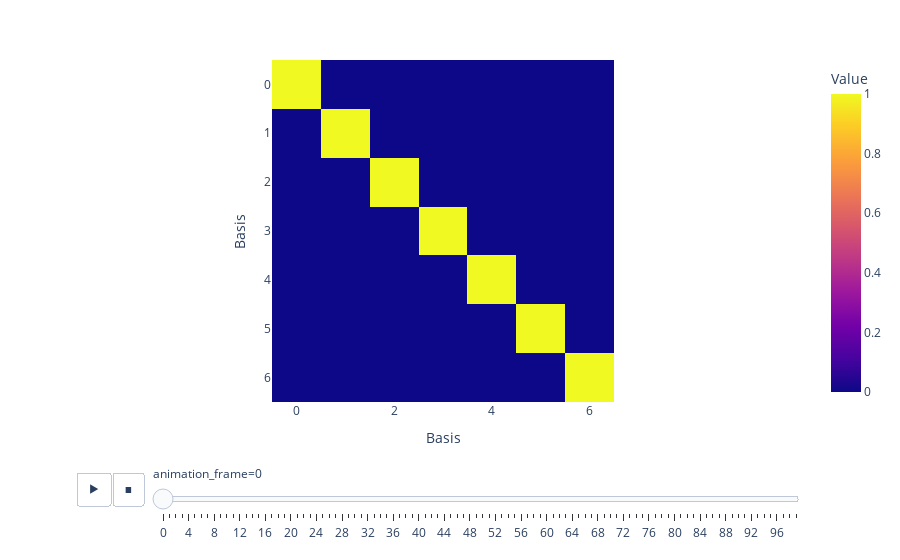

This figure's notebook cell:
### Code cell
irreps_hamiltonian = o3.Irreps("2x0e + 1x1o + 2x0e")
print(f"Dimension of the Hamiltonian space: {irreps_hamiltonian.dim}")

D_matrices = []
for idx, angle in enumerate(angles):
    alpha, beta, gamma = angle

    rotation_matrix = rotate_three_dimensions(alpha, beta, gamma)
    rotation_matrix = torch.tensor(rotation_matrix)
    if idx == 0:
        rotation_matrix_0 = rotation_matrix

    # Reference the rotation matrix to the first one
    rotation_matrix = rotation_matrix @ rotation_matrix_0.T

    D_matrix = irreps_hamiltonian.D_from_matrix(rotation_matrix)
    D_matrices.append(D_matrix)

D_matrices = torch.stack(D_matrices)
# Convert to numpy array
D_matrices = D_matrices.detach().numpy()

fig = px.imshow(
    D_matrices, animation_frame=0, labels=dict(x="Basis", y="Basis", color="Value")
)
fig.show()

### Figure 1 — Plotly figure (JSON) as saved in the notebook; plotly's stock layout.template omitted (floating-point values rounded to 4 significant figures)
{"data": [{"coloraxis": "coloraxis", "hovertemplate": "Basis: %{x}<br>Basis: %{y}<br>Value: %{z}<extra></extra>", "name": "0", "type": "heatmap", "xaxis": "x", "yaxis": "y", "z": [[1, 0, 0, 0, 0, 0, 0], [0, 1, 0, 0, 0, 0, 0], [0, 0, 1.0, 0, -3.745e-07, 0, 0], [0, 0, 0, 1, 0, 0, 0], [0, 0, 3.745e-07, 0, 1.0, 0, 0], [0, 0, 0, 0, 0, 1, 0], [0, 0, 0, 0, 0, 0, 1]]}], "layout": {"coloraxis": {"colorbar": {"title": {"text": "Value"}}, "colorscale": [[0, "#0d0887"], [0.1111, "#46039f"], [0.2222, "#7201a8"], [0.3333, "#9c179e"], [0.4444, "#bd3786"], [0.5556, "#d8576b"], [0.6667, "#ed7953"], [0.7778, "#fb9f3a"], [0.8889, "#fdca26"], [1, "#f0f921"]]}, "margin": {"t": 60}, "sliders": [{"active": 0, "currentvalue": {"prefix": "animation_frame="}, "len": 0.9, "pad": {"b": 10, "t": 60}, "steps": [{"args": [["0"], {"frame": {"duration": 0, "redraw": true}, "fromcurrent": true, "mode": "immediate", "transition": {"duration": 0, "easing": "linear"}}], "label": "0", "method": "animate"}, {"args": [["1"], {"frame": {"duration": 0, "redraw": true}, "fromcurrent": true, "mode": "immediate", "transition": {"duration": 0, "easing": "linear"}}], "label": "1", "method": "animate"}, {"args": [["2"], {"frame": {"duration": 0, "redraw": true}, "fromcurrent": true, "mode": "immediate", "transition": {"duration": 0, "easing": "linear"}}], "label": "2", "method": "animate"}, {"args": [["3"], {"frame": {"duration": 0, "redraw": true}, "fromcurrent": true, "mode": "immediate", "transition": {"duration": 0, "easing": "linear"}}], "label": "3", "method": "animate"}, {"args": [["4"], {"frame": {"duration": 0, "redraw": true}, "fromcurrent": true, "mode": "immediate", "transition": {"duration": 0, "easing": "linear"}}], "label": "4", "method": "animate"}, {"args": [["5"], {"frame": {"duration": 0, "redraw": true}, "fromcurrent": true, "mode": "immediate", "transition": {"duration": 0, "easing": "linear"}}], "label": "5", "method": "animate"}, {"args": [["6"], {"frame": {"duration": 0, "redraw": true}, "fromcurrent": true, "mode": "immediate", "transition": {"duration": 0, "easing": "linear"}}], "label": "6", "method": "animate"}, {"args": [["7"], {"frame": {"duration": 0, "redraw": true}, "fromcurrent": true, "mode": "immediate", "transition": {"duration": 0, "easing": "linear"}}], "label": "7", "method": "animate"}, {"args": [["8"], {"frame": {"duration": 0, "redraw": true}, "fromcurrent": true, "mode": "immediate", "transition": {"duration": 0, "easing": "linear"}}], "label": "8", "method": "animate"}, {"args": [["9"], {"frame": {"duration": 0, "redraw": true}, "fromcurrent": true, "mode": "immediate", "transition": {"duration": 0, "easing": "linear"}}], "label": "9", "method": "animate"}, {"args": [["10"], {"frame": {"duration": 0, "redraw": true}, "fromcurrent": true, "mode": "immediate", "transition": {"duration": 0, "easing": "linear"}}], "label": "10", "method": "animate"}, {"args": [["11"], {"frame": {"duration": 0, "redraw": true}, "fromcurrent": true, "mode": "immediate", "transition": {"duration": 0, "easing": "linear"}}], "label": "11", "method": "animate"}, {"args": [["12"], {"frame": {"duration": 0, "redraw": true}, "fromcurrent": true, "mode": "immediate", "transition": {"duration": 0, "easing": "linear"}}], "label": "12", "method": "animate"}, {"args": [["13"], {"frame": {"duration": 0, "redraw": true}, "fromcurrent": true, "mode": "immediate", "transition": {"duration": 0, "easing": "linear"}}], "label": "13", "method": "animate"}, {"args": [["14"], {"frame": {"duration": 0, "redraw": true}, "fromcurrent": true, "mode": "immediate", "transition": {"duration": 0, "easing": "linear"}}], "label": "14", "method": "animate"}, {"args": [["15"], {"frame": {"duration": 0, "redraw": true}, "fromcurrent": true, "mode": "immediate", "transition": {"duration": 0, "easing": "linear"}}], "label": "15", "method": "animate"}, {"args": [["16"], {"frame": {"duration": 0, "redraw": true}, "fromcurrent": true, "mode": "immediate", "transition": {"duration": 0, "easing": "linear"}}], "label": "16", "method": "animate"}, {"args": [["17"], {"frame": {"duration": 0, "redraw": true}, "fromcurrent": true, "mode": "immediate", "transition": {"duration": 0, "easing": "linear"}}], "label": "17", "method": "animate"}, {"args": [["18"], {"frame": {"duration": 0, "redraw": true}, "fromcurrent": true, "mode": "immediate", "transition": {"duration": 0, "easing": "linear"}}], "label": "18", "method": "animate"}, {"args": [["19"], {"frame": {"duration": 0, "redraw": true}, "fromcurrent": true, "mode": "immediate", "transition": {"duration": 0, "easing": "linear"}}], "label": "19", "method": "animate"}, {"args": [["20"], {"frame": {"duration": 0, "redraw": true}, "fromcurrent": true, "mode": "immediate", "transition": {"duration": 0, "easing": "linear"}}], "label": "20", "method": "animate"}, {"args": [["21"], {"frame": {"duration": 0, "redraw": true}, "fromcurrent": true, "mode": "immediate", "transition": {"duration": 0, "easing": "linear"}}], "label": "21", "method": "animate"}, {"args": [["22"], {"frame": {"duration": 0, "redraw": true}, "fromcurrent": true, "mode": "immediate", "transition": {"duration": 0, "easing": "linear"}}], "label": "22", "method": "animate"}, {"args": [["23"], {"frame": {"duration": 0, "redraw": true}, "fromcurrent": true, "mode": "immediate", "transition": {"duration": 0, "easing": "linear"}}], "label": "23", "method": "animate"}, {"args": [["24"], {"frame": {"duration": 0, "redraw": true}, "fromcurrent": true, "mode": "immediate", "transition": {"duration": 0, "easing": "linear"}}], "label": "24", "method": "animate"}, {"args": [["25"], {"frame": {"duration": 0, "redraw": true}, "fromcurrent": true, "mode": "immediate", "transition": {"duration": 0, "easing": "linear"}}], "label": "25", "method": "animate"}, {"args": [["26"], {"frame": {"duration": 0, "redraw": true}, "fromcurrent": true, "mode": "immediate", "transition": {"duration": 0, "easing": "linear"}}], "label": "26", "method": "animate"}, {"args": [["27"], {"frame": {"duration": 0, "redraw": true}, "fromcurrent": true, "mode": "immediate", "transition": {"duration": 0, "easing": "linear"}}], "label": "27", "method": "animate"}, {"args": [["28"], {"frame": {"duration": 0, "redraw": true}, "fromcurrent": true, "mode": "immediate", "transition": {"duration": 0, "easing": "linear"}}], "label": "28", "method": "animate"}, {"args": [["29"], {"frame": {"duration": 0, "redraw": true}, "fromcurrent": true, "mode": "immediate", "transition": {"duration": 0, "easing": "linear"}}], "label": "29", "method": "animate"}, {"args": [["30"], {"frame": {"duration": 0, "redraw": true}, "fromcurrent": true, "mode": "immediate", "transition": {"duration": 0, "easing": "linear"}}], "label": "30", "method": "animate"}, {"args": [["31"], {"frame": {"duration": 0, "redraw": true}, "fromcurrent": true, "mode": "immediate", "transition": {"duration": 0, "easing": "linear"}}], "label": "31", "method": "animate"}, {"args": [["32"], {"frame": {"duration": 0, "redraw": true}, "fromcurrent": true, "mode": "immediate", "transition": {"duration": 0, "easing": "linear"}}], "label": "32", "method": "animate"}, {"args": [["33"], {"frame": {"duration": 0, "redraw": true}, "fromcurrent": true, "mode": "immediate", "transition": {"duration": 0, "easing": "linear"}}], "label": "33", "method": "animate"}, {"args": [["34"], {"frame": {"duration": 0, "redraw": true}, "fromcurrent": true, "mode": "immediate", "transition": {"duration": 0, "easing": "linear"}}], "label": "34", "method": "animate"}, {"args": [["35"], {"frame": {"duration": 0, "redraw": true}, "fromcurrent": true, "mode": "immediate", "transition": {"duration": 0, "easing": "linear"}}], "label": "35", "method": "animate"}, {"args": [["36"], {"frame": {"duration": 0, "redraw": true}, "fromcurrent": true, "mode": "immediate", "transition": {"duration": 0, "easing": "linear"}}], "label": "36", "method": "animate"}, {"args": [["37"], {"frame": {"duration": 0, "redraw": true}, "fromcurrent": true, "mode": "immediate", "transition": {"duration": 0, "easing": "linear"}}], "label": "37", "method": "animate"}, {"args": [["38"], {"frame": {"duration": 0, "redraw": true}, "fromcurrent": true, "mode": "immediate", "transition": {"duration": 0, "easing": "linear"}}], "label": "38", "method": "animate"}, {"args": [["39"], {"frame": {"duration": 0, "redraw": true}, "fromcurrent": true, "mode": "immediate", "transition": {"duration": 0, "easing": "linear"}}], "label": "39", "method": "animate"}, {"args": [["40"], {"frame": {"duration": 0, "redraw": true}, "fromcurrent": true, "mode": "immediate", "transition": {"duration": 0, "easing": "linear"}}], "label": "40", "method": "animate"}, {"args": [["41"], {"frame": {"duration": 0, "redraw": true}, "fromcurrent": true, "mode": "immediate", "transition": {"duration": 0, "easing": "linear"}}], "label": "41", "method": "animate"}, {"args": [["42"], {"frame": {"duration": 0, "redraw": true}, "fromcurrent": true, "mode": "immediate", "transition": {"duration": 0, "easing": "linear"}}], "label": "42", "method": "animate"}, {"args": [["43"], {"frame": {"duration": 0, "redraw": true}, "fromcurrent": true, "mode": "immediate", "transition": {"duration": 0, "easing": "linear"}}], "label": "43", "method": "animate"}, {"args": [["44"], {"frame": {"duration": 0, "redraw": true}, "fromcurrent": true, "mode": "immediate", "transition": {"duration": 0, "easing": "linear"}}], "label": "44", "method": "animate"}, {"args": [["45"], {"frame": {"duration": 0, "redraw": true}, "fromcurrent": true, "mode": "immediate", "transition": {"duration": 0, "easing": "linear"}}], "label": "45", "method": "animate"}, {"args": [["46"], {"frame": {"duration": 0, "redraw": true}, "fromcurrent": true, "mode": "immediate", "transition": {"duration": 0, "easing": "linear"}}], "label": "46", "method": "animate"}, {"args": [["47"], {"frame": {"duration": 0, "redraw": true}, "fromcurrent": true, "mode": "immediate", "transition": {"duration": 0, "easing": "linear"}}], "label": "47", "method": "animate"}, {"args": [["48"], {"frame": {"duration": 0, "redraw": true}, "fromcurrent": true, "mode": "immediate", "transition": {"duration": 0, "easing": "linear"}}], "label": "48", "method": "animate"}, {"args": [["49"], {"frame": {"duration": 0, "redraw": true}, "fromcurrent": true, "mode": "immediate", "transition": {"duration": 0, "easing": "linear"}}], "label": "49", "method": "animate"}, {"args": [["50"], {"frame": {"duration": 0, "redraw": true}, "fromcurrent": true, "mode": "immediate", "transition": {"duration": 0, "easing": "linear"}}], "label": "50", "method": "animate"}, {"args": [["51"], {"frame": {"duration": 0, "redraw": true}, "fromcurrent": true, "mode": "immediate", "transition": {"duration": 0, "easing": "linear"}}], "label": "51", "method": "animate"}, {"args": [["52"], {"frame": {"duration": 0, "redraw": true}, "fromcurrent": true, "mode": "immediate", "transition": {"duration": 0, "easing": "linear"}}], "label": "52", "method": "animate"}, {"args": [["53"], {"frame": {"duration": 0, "redraw": true}, "fromcurrent": true, "mode": "immediate", "transition": {"duration": 0, "easing": "linear"}}], "label": "53", "method": "animate"}, {"args": [["54"], {"frame": {"duration": 0, "redraw": true}, "fromcurrent": true, "mode": "immediate", "transition": {"duration": 0, "easing": "linear"}}], "label": "54", "method": "animate"}, {"args": [["55"], {"frame": {"duration": 0, "redraw": true}, "fromcurrent": true, "mode": "immediate", "transition": {"duration": 0, "easing": "linear"}}], "label": "55", "method": "animate"}, {"args": [["56"], {"frame": {"duration": 0, "redraw": true}, "fromcurrent": true, "mode": "immediate", "transition": {"duration": 0, "easing": "linear"}}], "label": "56", "method": "animate"}, {"args": [["57"], {"frame": {"duration": 0, "redraw": true}, "fromcurrent": true, "mode": "immediate", "transition": {"duration": 0, "easing": "linear"}}], "label": "57", "method": "animate"}, {"args": [["58"], {"frame": {"duration": 0, "redraw": true}, "fromcurrent": true, "mode": "immediate", "transition": {"duration": 0, "easing": "linear"}}], "label": "58", "method": "animate"}, {"args": [["59"], {"frame": {"duration": 0, "redraw": true}, "fromcurrent": true, "mode": "immediate", "transition": {"duration": 0, "easing": "linear"}}], "label": "59", "method": "animate"}, {"args": [["60"], {"frame": {"duration": 0, "redraw": true}, "fromcurrent": true, "mode": "immediate", "transition": {"duration": 0, "easing": "linear"}}], "label": "60", "method": "animate"}, {"args": [["61"], {"frame": {"duration": 0, "redraw": true}, "fromcurrent": true, "mode": "immediate", "transition": {"duration": 0, "easing": "linear"}}], "label": "61", "method": "animate"}, {"args": [["62"], {"frame": {"duration": 0, "redraw": true}, "fromcurrent": true, "mode": "immediate", "transition": {"duration": 0, "easing": "linear"}}], "label": "62", "method": "animate"}, {"args": [["63"], {"frame": {"duration": 0, "redraw": true}, "fromcurrent": true, "mode": "immediate", "transition": {"duration": 0, "easing": "linear"}}], "label": "63", "method": "animate"}, {"args": [["64"], {"frame": {"duration": 0, "redraw": true}, "fromcurrent": true, "mode": "immediate", "transition": {"duration": 0, "easing": "linear"}}], "label": "64", "method": "animate"}, {"args": [["65"], {"frame": {"duration": 0, "redraw": true}, "fromcurrent": true, "mode": "immediate", "transition": {"duration": 0, "easing": "linear"}}], "label": "65", "method": "animate"}, {"args": [["66"], {"frame": {"duration": 0, "redraw": true}, "fromcurrent": true, "mode": "immediate", "transition": {"duration": 0, "easing": "linear"}}], "label": "66", "method": "animate"}, {"args": [["67"], {"frame": {"duration": 0, "redraw": true}, "fromcurrent": true, "mode": "immediate", "transition": {"duration": 0, "easing": "linear"}}], "label": "67", "method": "animate"}, {"args": [["68"], {"frame": {"duration": 0, "redraw": true}, "fromcurrent": true, "mode": "immediate", "transition": {"duration": 0, "easing": "linear"}}], "label": "68", "method": "animate"}, {"args": [["69"], {"frame": {"duration": 0, "redraw": true}, "fromcurrent": true, "mode": "immediate", "transition": {"duration": 0, "easing": "linear"}}], "label": "69", "method": "animate"}, {"args": [["70"], {"frame": {"duration": 0, "redraw": true}, "fromcurrent": true, "mode": "immediate", "transition": {"duration": 0, "easing": "linear"}}], "label": "70", "method": "animate"}, {"args": [["71"], {"frame": {"duration": 0, "redraw": true}, "fromcurrent": true, "mode": "immediate", "transition": {"duration": 0, "easing": "linear"}}], "label": "71", "method": "animate"}, {"args": [["72"], {"frame": {"duration": 0, "redraw": true}, "fromcurrent": true, "mode": "immediate", "transition": {"duration": 0, "easing": "linear"}}], "label": "72", "method": "animate"}, {"args": [["73"], {"frame": {"duration": 0, "redraw": true}, "fromcurrent": true, "mode": "immediate", "transition": {"duration": 0, "easing": "linear"}}], "label": "73", "method": "animate"}, {"args": [["74"], {"frame": {"duration": 0, "redraw": true}, "fromcurrent": true, "mode": "immediate", "transition": {"duration": 0, "easing": "linear"}}], "label": "74", "method": "animate"}, {"args": [["75"], {"frame": {"duration": 0, "redraw": true}, "fromcurrent": true, "mode": "immediate", "transition": {"duration": 0, "easing": "linear"}}], "label": "75", "method": "animate"}, {"args": [["76"], {"frame": {"duration": 0, "redraw": true}, "fromcurrent": true, "mode": "immediate", "transition": {"duration": 0, "easing": "linear"}}], "label": "76", "method": "animate"}, {"args": [["77"], {"frame": {"duration": 0, "redraw": true}, "fromcurrent": true, "mode": "immediate", "transition": {"duration": 0, "easing": "linear"}}], "label": "77", "method": "animate"}, {"args": [["78"], {"frame": {"duration": 0, "redraw": true}, "fromcurrent": true, "mode": "immediate", "transition": {"duration": 0, "easing": "linear"}}], "label": "78", "method": "animate"}, {"args": [["79"], {"frame": {"duration": 0, "redraw": true}, "fromcurrent": true, "mode": "immediate", "transition": {"duration": 0, "easing": "linear"}}], "label": "79", "method": "animate"}, {"args": [["80"], {"frame": {"duration": 0, "redraw": true}, "fromcurrent": true, "mode": "immediate", "transition": {"duration": 0, "easing": "linear"}}], "label": "80", "method": "animate"}, {"args": [["81"], {"frame": {"duration": 0, "redraw": true}, "fromcurrent": true, "mode": "immediate", "transition": {"duration": 0, "easing": "linear"}}], "label": "81", "method": "animate"}, {"args": [["82"], {"frame": {"duration": 0, "redraw": true}, "fromcurrent": true, "mode": "immediate", "transition": {"duration": 0, "easing": "linear"}}], "label": "82", "method": "animate"}, {"args": [["83"], {"frame": {"duration": 0, "redraw": true}, "fromcurrent": true, "mode": "immediate", "transition": {"duration": 0, "easing": "linear"}}], "label": "83", "method": "animate"}, {"args": [["84"], {"frame": {"duration": 0, "redraw": true}, "fromcurrent": true, "mode": "immediate", "transition": {"duration": 0, "easing": "linear"}}], "label": "84", "method": "animate"}, {"args": [["85"], {"frame": {"duration": 0, "redraw": true}, "fromcurrent": true, "mode": "immediate", "transition": {"duration": 0, "easing": "linear"}}], "label": "85", "method": "animate"}, {"args": [["86"], {"frame": {"duration": 0, "redraw": true}, "fromcurrent": true, "mode": "immediate", "transition": {"duration": 0, "easing": "linear"}}], "label": "86", "method": "animate"}, {"args": [["87"], {"frame": {"duration": 0, "redraw": true}, "fromcurrent": true, "mode": "immediate", "transition": {"duration": 0, "easing": "linear"}}], "label": "87", "method": "animate"}, {"args": [["88"], {"frame": {"duration": 0, "redraw": true}, "fromcurrent": true, "mode": "immediate", "transition": {"duration": 0, "easing": "linear"}}], "label": "88", "method": "animate"}, {"args": [["89"], {"frame": {"duration": 0, "redraw": true}, "fromcurrent": true, "mode": "immediate", "transition": {"duration": 0, "easing": "linear"}}], "label": "89", "method": "animate"}, {"args": [["90"], {"frame": {"duration": 0, "redraw": true}, "fromcurrent": true, "mode": "immediate", "transition": {"duration": 0, "easing": "linear"}}], "label": "90", "method": "animate"}, {"args": [["91"], {"frame": {"duration": 0, "redraw": true}, "fromcurrent": true, "mode": "immediate", "transition": {"duration": 0, "easing": "linear"}}], "label": "91", "method": "animate"}, {"args": [["92"], {"frame": {"duration": 0, "redraw": true}, "fromcurrent": true, "mode": "immediate", "transition": {"duration": 0, "easing": "linear"}}], "label": "92", "method": "animate"}, {"args": [["93"], {"frame": {"duration": 0, "redraw": true}, "fromcurrent": true, "mode": "immediate", "transition": {"duration": 0, "easing": "linear"}}], "label": "93", "method": "animate"}, {"args": [["94"], {"frame": {"duration": 0, "redraw": true}, "fromcurrent": true, "mode": "immediate", "transition": {"duration": 0, "easing": "linear"}}], "label": "94", "method": "animate"}, {"args": [["95"], {"frame": {"duration": 0, "redraw": true}, "fromcurrent": true, "mode": "immediate", "transition": {"duration": 0, "easing": "linear"}}], "label": "95", "method": "animate"}, {"args": [["96"], {"frame": {"duration": 0, "redraw": true}, "fromcurrent": true, "mode": "immediate", "transition": {"duration": 0, "easing": "linear"}}], "label": "96", "method": "animate"}, {"args": [["97"], {"frame": {"duration": 0, "redraw": true}, "fromcurrent": true, "mode": "immediate", "transition": {"duration": 0, "easing": "linear"}}], "label": "97", "method": "animate"}, {"args": [["98"], {"frame": {"duration": 0, "redraw": true}, "fromcurrent": true, "mode": "immediate", "transition": {"duration": 0, "easing": "linear"}}], "label": "98", "method": "animate"}, {"args": [["99"], {"frame": {"duration": 0, "redraw": true}, "fromcurrent": true, "mode": "immediate", "transition": {"duration": 0, "easing": "linear"}}], "label": "99", "method": "animate"}], "x": 0.1, "xanchor": "left", "y": 0, "yanchor": "top"}], "updatemenus": [{"buttons": [{"args": [null, {"frame": {"duration": 500, "redraw": true}, "fromcurrent": true, "mode": "immediate", "transition": {"duration": 500, "easing": "linear"}}], "label": "&#9654;", "method": "animate"}, {"args": [[null], {"frame": {"duration": 0, "redraw": true}, "fromcurrent": true, "mode": "immediate", "transition": {"duration": 0, "easing": "linear"}}], "label": "&#9724;", "method": "animate"}], "direction": "left", "pad": {"r": 10, "t": 70}, "showactive": false, "type": "buttons", "x": 0.1, "xanchor": "right", "y": 0, "yanchor": "top"}], "xaxis": {"anchor": "y", "constrain": "domain", "domain": [0, 1], "scaleanchor": "y", "title": {"text": "Basis"}}, "yaxis": {"anchor": "x", "autorange": "reversed", "constrain": "domain", "domain": [0, 1], "title": {"text": "Basis"}}}}
